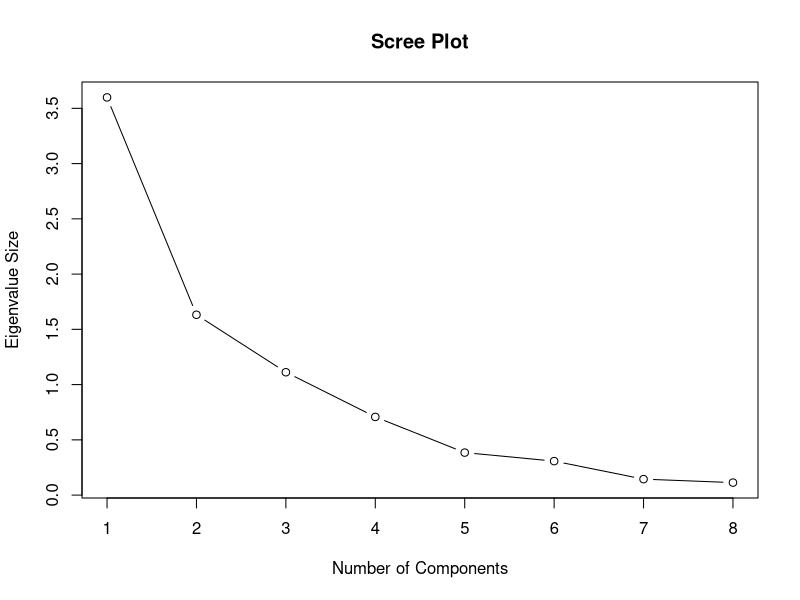
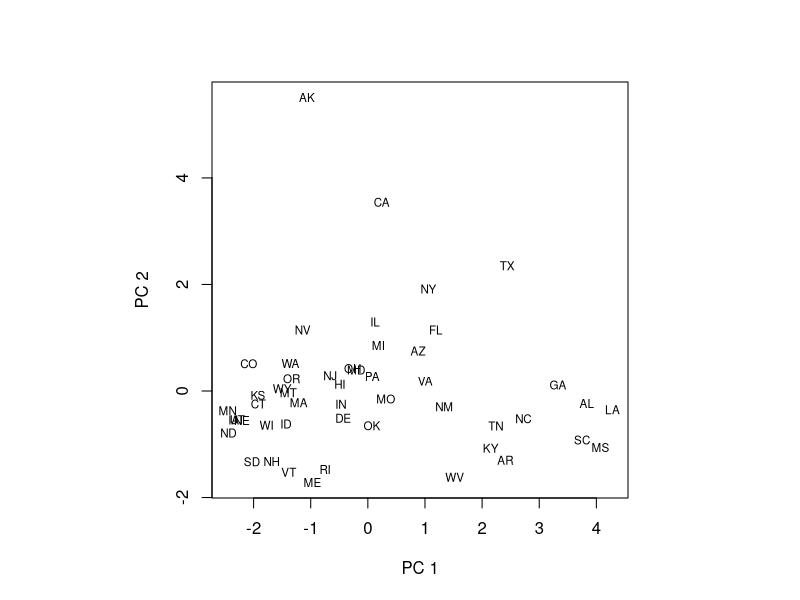
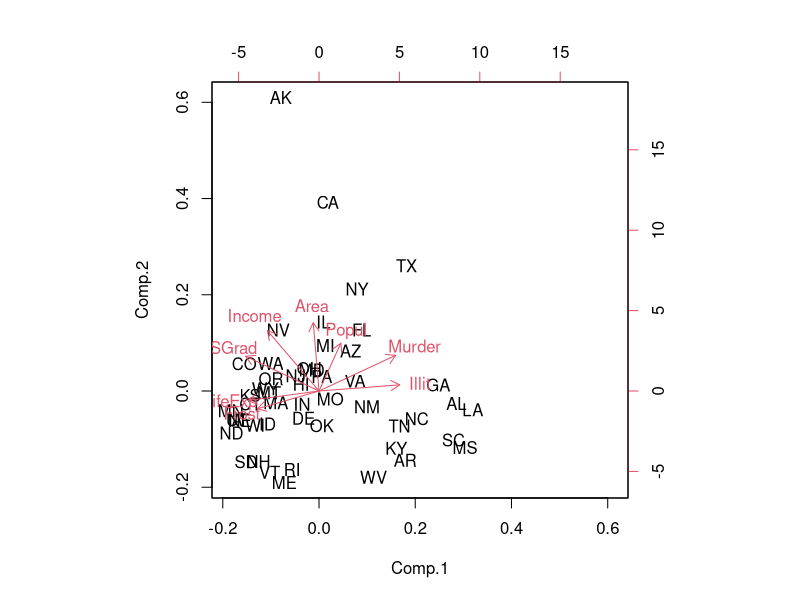
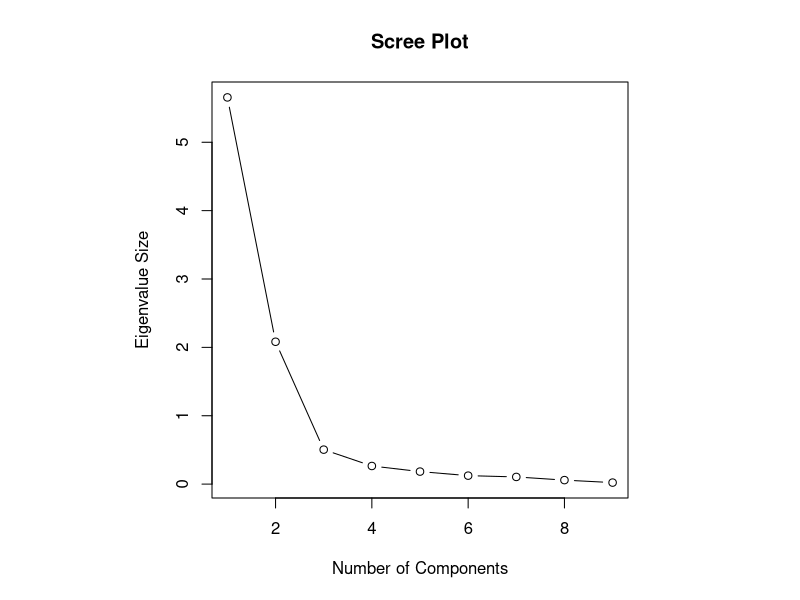
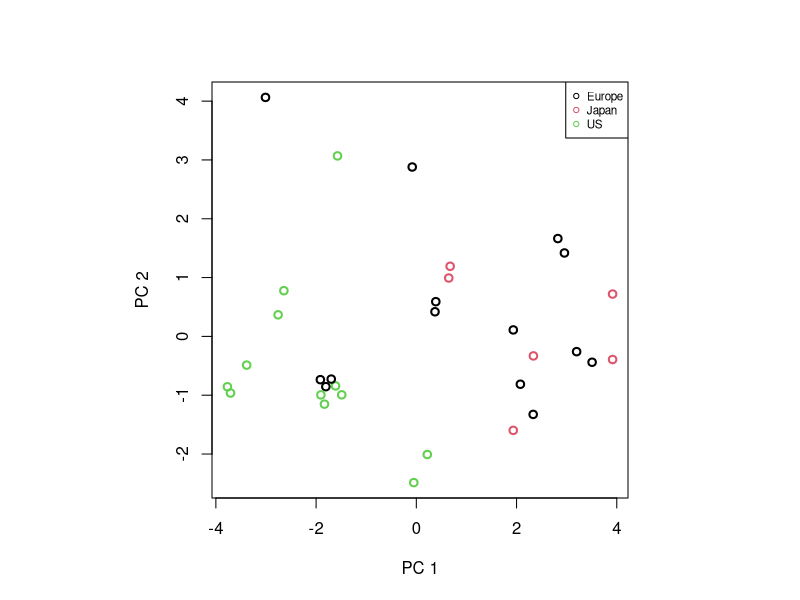
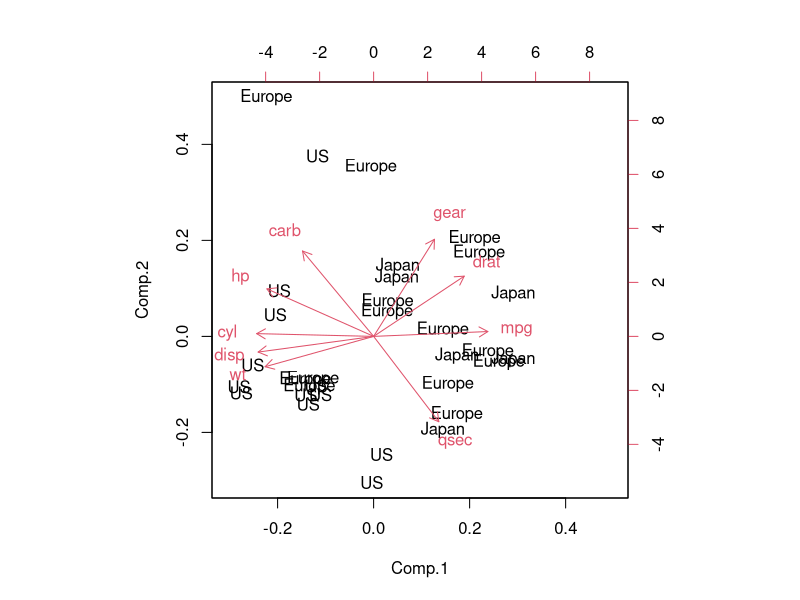
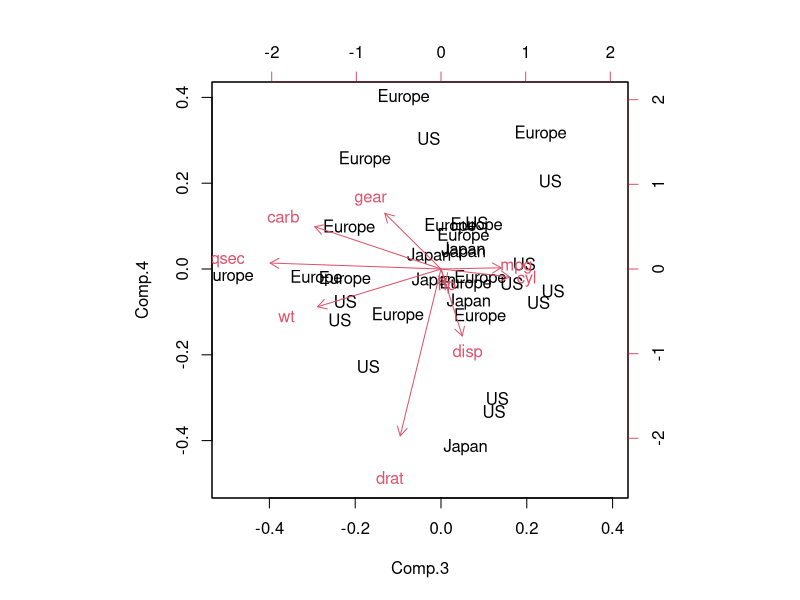

Write R code to recreate these figures, in order.
# Example 1 US State

help(state.x77)
View(state.x77)
state.x77.df <- data.frame(state.x77)
View(state.x77.df)
names(state.x77.df) <- c("Popul", "Income", "Illit", "LifeExp", "Murder", "HSGrad", "Frost", "Area")

# use sample correlation matrix
state.pc <- princomp(state.x77.df, cor=TRUE)

summary(state.pc, loadings = TRUE)

# Showing the eigenvalues of the correlation matrix:
(state.pc$sdev)^2

# A scree plot:
plot(1:(length(state.pc$sdev)),  (state.pc$sdev)^2, type='b', 
     main="Scree Plot", xlab="Number of Components", ylab="Eigenvalue Size")

# Where does the "elbow" occur?

# The elbow point occurs at 2
# What seems to be a reasonable number of PCs to use?

# Plotting the PC scores for the sample data in the space of the first two principal components:
par(pty="s")
View(state.pc$scores[,1])
plot(state.pc$scores[,1], state.pc$scores[,2], 
     xlab="PC 1", ylab="PC 2", type ='n', lwd=2)
# labeling points with state abbreviations:
text(state.pc$scores[,1], state.pc$scores[,2], labels=state.abb, cex=0.7, lwd=2)

# We see the Southeastern states grouped in the bottom left 
# and several New England states together in the bottom right.

# The biplot can add information about the variables to the plot of the first two PC scores:

biplot(state.pc, xlabs=state.abb)

# If the data matrix X is not well approximated by a rank-two matrix, then the visual information in the biplot is not a good approximation to the data.
# In this case, you should not try to interpret the biplot. 
# However, if X is close to a rank-two matrix, then you can interpret a biplot in the following ways:
# 
# 1. The cosine of the angle between a vector and an axis indicates the importance of the contribution of the corresponding variable to the axis dimension.
# 2. The cosine of the angle between vectors indicates correlation between variables. Highly correlated variables point in the same direction; 
#   uncorrelated variables are at right angles to each other.
# 3. Points that are close to each other in the biplot represent observations with similar values.
# 4. You can approximate the coordinates of an observation by projecting the point onto the variable vectors within the biplot.

# Note the Area vector (arrow) goes almost totally in the direction of the second PC, since its loading in the first pc is almost zero. 


# Example 2 mtcars data

# mtcars data
help(mtcars)

mtcars.pca <- princomp(mtcars[,c(1:7,10,11)], cor=TRUE)
# exclude the two categorical variables
# use sample correlation matrix (equivalent to standardization)
summary(mtcars.pca, loadings=TRUE)

# A scree plot:
plot(1:(length(mtcars.pca$sdev)),  (mtcars.pca$sdev)^2, type='b', 
     main="Scree Plot", xlab="Number of Components", ylab="Eigenvalue Size")


mtcars.country <- factor(c(rep("Japan", 3), rep("US",4), rep("Europe", 7),rep("US",3), "Europe", rep("Japan", 3),
                    rep("US",4), rep("Europe", 3), "US", rep("Europe", 3)))
plot(mtcars.pca$scores[,1], mtcars.pca$scores[,2], 
     xlab="PC 1", ylab="PC 2",  lwd=2, col=mtcars.country)
legend("topright",legend=levels(mtcars.country),pch=1,col=1:3,cex=0.7)
# Now you see something interesting: the American cars form a distinct cluster. 
?biplot
biplot(mtcars.pca,xlabs=mtcars.country)
# Looking at the axes, you see that the American cars are characterized by high values for cyl, disp, and wt. 
# Japanese cars, on the other hand, are characterized by high mpg. 
# European cars are somewhat in the middle and less tightly clustered than either group.

biplot(mtcars.pca, choices=3:4,xlabs=mtcars.country)
# You don't see much here, but this isn't too surprising. 
# PC3 and PC4 explain very small percentages of the total variation, so it would be surprising 
# if you found that they were very informative and separated the groups or revealed apparent patterns.
